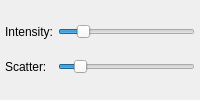
          <widget class="QWidget" name="tabSpec">
           <attribute name="title">
            <string>Specular</string>
           </attribute>
           <layout class="QGridLayout" name="gridLayout_9">
            <property name="leftMargin">
             <number>5</number>
            </property>
            <property name="topMargin">
             <number>5</number>
            </property>
            <property name="rightMargin">
             <number>5</number>
            </property>
            <property name="bottomMargin">
             <number>5</number>
            </property>
            <property name="horizontalSpacing">
             <number>5</number>
            </property>
            <property name="verticalSpacing">
             <number>1</number>
            </property>
            <item row="0" column="0">
             <widget class="QLabel" name="label_12">
              <property name="text">
               <string>Intensity:</string>
              </property>
             </widget>
            </item>
            <item row="1" column="0">
             <widget class="QLabel" name="label_13">
              <property name="text">
               <string>Scatter:</string>
              </property>
             </widget>
            </item>
            <item row="0" column="1">
             <widget class="Slider" name="horizontalSliderSpec">
              <property name="maximum">
               <number>400</number>
              </property>
              <property name="value">
               <number>60</number>
              </property>
              <property name="orientation">
               <enum>Qt::Horizontal</enum>
              </property>
             </widget>
            </item>
            <item row="1" column="1">
             <widget class="Slider" name="horizontalSliderSpecScatter">
              <property name="minimum">
               <number>1</number>
              </property>
              <property name="maximum">
               <number>255</number>
              </property>
              <property name="value">
               <number>32</number>
              </property>
              <property name="orientation">
               <enum>Qt::Horizontal</enum>
              </property>
             </widget>
            </item>
           </layout>
          </widget>
